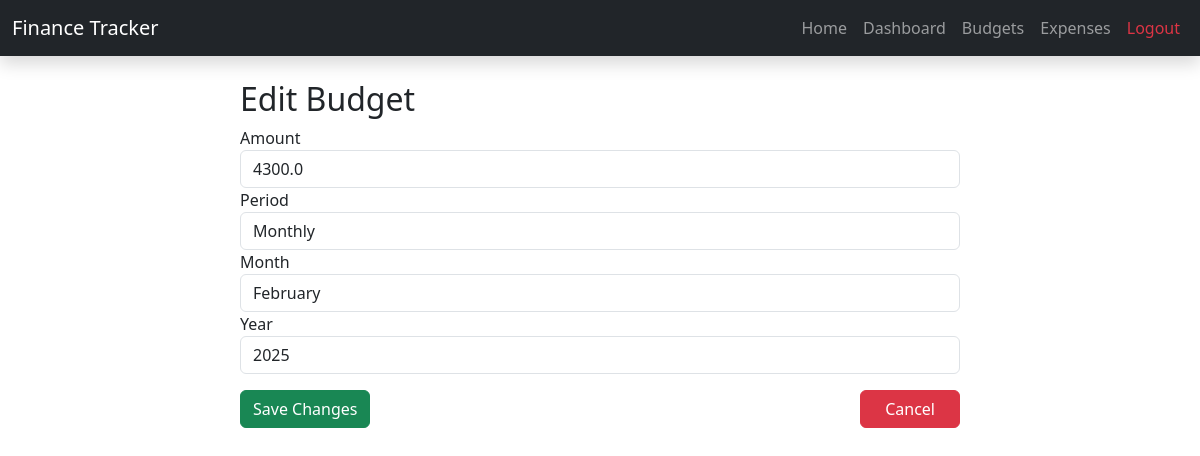
Page /edit_budget/2 (signed in) on the committed database.
### app/models.py (models this page shows, shortened)
class Budget(db.Model):
    id = db.Column(db.Integer, primary_key=True)
    user_id = db.Column(db.Integer, db.ForeignKey('user.id'), nullable=False)
    amount = db.Column(db.Float, nullable=False, default=0.0)  # Budget amount
    period = db.Column(db.String(10), nullable=False, default="monthly")  # monthly, weekly, biweekly
    created_at = db.Column(db.DateTime, nullable=False, default=lambda: datetime.now(utc_zone))
    month = db.Column(db.Integer, nullable=False)
    year = db.Column(db.Integer, nullable=False)

### app/routes.py (the view, shortened to what this page needs)
@bp.route('/edit_budget/<int:budget_id>', methods=['GET', 'POST'])
@login_required
def edit_budget(budget_id):
    months = ['January', 'February', 'March', 'April', 'May', 'June', 'July', 'August', 'September', 'October', 'November', 'December']
    budget = Budget.query.filter_by(id=budget_id, user_id=current_user.id).first()
    if not budget:
        flash('Budget not found or access denied.', 'danger')
        return redirect(url_for('main.view_budgets'))
    current_year = datetime.now().year
    years = list(range(current_year, current_year + 3))
    return render_template('edit_budget.html', months=months, years=years, budget=budget)

### app/__init__.py (called while the page is built)
@login_manager.user_loader
def load_user(user_id):
    from app.models import User
    return User.query.get(int(user_id))

### app/templates/edit_budget.html (shortened to what this page needs)
{% extends 'base.html' %}
{% block content %}
  <div class="container mt-4">
<div class="row justify-content-md-center">
      <div class="col col-lg-8">
    <h2>Edit Budget</h2>
    <form method="POST">
      <div class="form-group">
        <label for="amount">Amount</label>
        <input type="number" step="0.01" class="form-control" id="amount" name="amount" value="{{ budget.amount }}" required>
      </div>
      <div class="form-group">
        <label for="period">Period</label>
        <select class="form-control" id="period" name="period" required>
          <option value="monthly" {% if budget.period == 'monthly' %}selected{% endif %}>Monthly</option>
        </select>
      </div>
      <div class="form-group">
        <label for="budget_month">Month</label>
        <select class="form-control" id="budget_month" name="budget_month" required>
            {% for month in months %}
                <option value="{{ loop.index }}" {% if budget.month == loop.index %}selected{% endif %}>
                    {{ month }}
                </option>
            {% endfor %}
        </select>
      </div>
      <div class="form-group">
        <label for="budget_year">Year</label>
        <select class="form-control" id="budget_year" name="budget_year" required>
          {% for year in years %}
            <option value="{{ year }}" {% if budget.year == year %}selected{% endif %}>{{ year }}</option>
          {% endfor %}
        </select>
      </div>
      <div class="d-flex justify-content-between mt-3">
      <button type="submit" class="btn btn-success">Save Changes</button>
        <a href="{{ url_for('main.view_budgets') }}" class="btn btn-danger px-4">Cancel</a>
      </div>
    </form>
  </div>
</div>
</div>
{% endblock %}

### rows in the picture
Budget: amount "4300.0", period "Monthly", budget_month "February", budget_year "2025"
